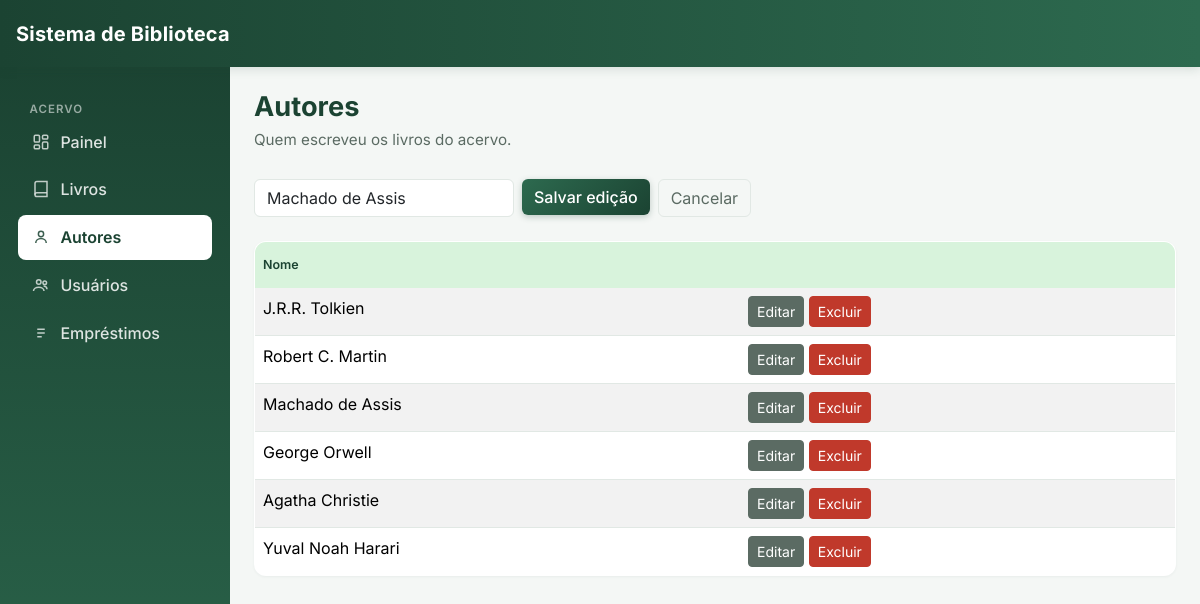
/pages/autores.php?editar=3, run on the app's committed database.
### tables this page shows
CREATE TABLE autores (
    id INT AUTO_INCREMENT PRIMARY KEY,
    nome VARCHAR(120) NOT NULL
);

### includes/funcoes.php (called while the page is built, shortened)
<?php
function listarDados($conexao, $tabela) {
    return mysqli_query($conexao, "SELECT * FROM $tabela");
}
function buscarPorId($conexao, $tabela, $id) {
    $stmt = mysqli_prepare($conexao, "SELECT * FROM $tabela WHERE id = ?");
    mysqli_stmt_bind_param($stmt, "i", $id);
    mysqli_stmt_execute($stmt);
    return mysqli_fetch_assoc(mysqli_stmt_get_result($stmt));
}

### pages/autores.php (the view, shortened to what this page needs)
<?php
require_once __DIR__ . '/../includes/conexao.php';
require_once __DIR__ . '/../includes/funcoes.php';
$autorEditando = null;
if (isset($_GET['editar'])) {
    $autorEditando = buscarPorId($conexao, 'autores', (int)$_GET['editar']);
}
$autores = listarDados($conexao, 'autores');
require_once __DIR__ . '/../includes/header.php';
require_once __DIR__ . '/../includes/sidebar.php';
?>
<div class="container-fluid p-4">
  <h1>Autores</h1>
  <p class="subtitulo">Quem escreveu os livros do acervo.</p>
  <form method="POST" class="row g-2 mb-4">
    <div class="col-auto">
      <input type="text" name="nome" class="form-control" placeholder="Nome do autor"
             value="<?= htmlspecialchars($autorEditando['nome'] ?? '') ?>" required>
    </div>
    <div class="col-auto">
      <button class="btn btn-primary"><?= $autorEditando ? 'Salvar edição' : 'Adicionar' ?></button>
    </div>
    <?php if ($autorEditando): ?>
      <div class="col-auto">
        <a href="autores.php" class="btn btn-outline-secondary">Cancelar</a>
      </div>
    <?php endif; ?>
  </form>
  <?php if (mysqli_num_rows($autores) === 0): ?>
    <p class="text-muted">Nenhum autor cadastrado ainda.</p>
  <?php else: ?>
  <table class="table table-striped">
    <thead><tr><th>Nome</th><th></th></tr></thead>
    <tbody>
      <?php while ($autor = mysqli_fetch_assoc($autores)): ?>
      <tr>
        <td><?= htmlspecialchars($autor['nome']) ?></td>
        <td>
          <a href="?editar=<?= $autor['id'] ?>" class="btn btn-sm btn-secondary">Editar</a>
          <a href="?excluir=<?= $autor['id'] ?>" class="btn btn-sm btn-danger"
             onclick="return confirm('Excluir este autor? Essa ação não pode ser desfeita.')">Excluir</a>
        </td>
      </tr>
      <?php endwhile; ?>
    </tbody>
  </table>
  <?php endif; ?>
</div>
<?php require_once __DIR__ . '/../includes/footer.php'; ?>

### assets/css/estilo.css (style rules this page uses)
:root { --primary: #1B4332; --primary-mid: #2D6A4F; --primary-light: #40916C; --accent-soft: #D8F3DC; --bg: #F4F7F5; --border: #E1E8E4; --text: #1B1F1D; --text-muted: #5B6B63; --danger: #C0392B; --danger-soft: #FBEAE8; --success: #2D6A4F; }
body { background: var(--bg); color: var(--text); font-family: 'Inter', system-ui, sans-serif; }
h1 { font-size: 1.7rem; font-weight: 700; margin-bottom: 0.3rem; color: var(--primary); }
.subtitulo { color: var(--text-muted); margin-bottom: 1.75rem; font-size: 0.95rem; }
.btn-primary { background: linear-gradient(135deg, var(--primary-mid), var(--primary)); border: none; font-weight: 500; box-shadow: 0 2px 6px rgba(27, 67, 50, 0.25); }
.btn-danger { background-color: var(--danger); border-color: var(--danger); }
.btn-secondary { background-color: var(--text-muted); border-color: var(--text-muted); }
.btn-outline-secondary { color: var(--text-muted); border-color: var(--border); }
.form-control, .form-select { border-color: var(--border); }
.table { background: #fff; border: 1px solid var(--border); border-radius: 12px; overflow: hidden; box-shadow: 0 1px 3px rgba(27, 67, 50, 0.05); }
.table thead th { font-size: 0.78rem; font-weight: 600; color: var(--primary); background: var(--accent-soft); border-bottom: none !important; padding-top: 0.85rem; padding-bottom: 0.85rem; }

### data on the page
autores: nome "Machado de Assis"
autores: nome "J.R.R. Tolkien"
autores: nome "Robert C. Martin"
autores: nome "George Orwell"
autores: nome "Agatha Christie"
autores: nome "Yuval Noah Harari"
